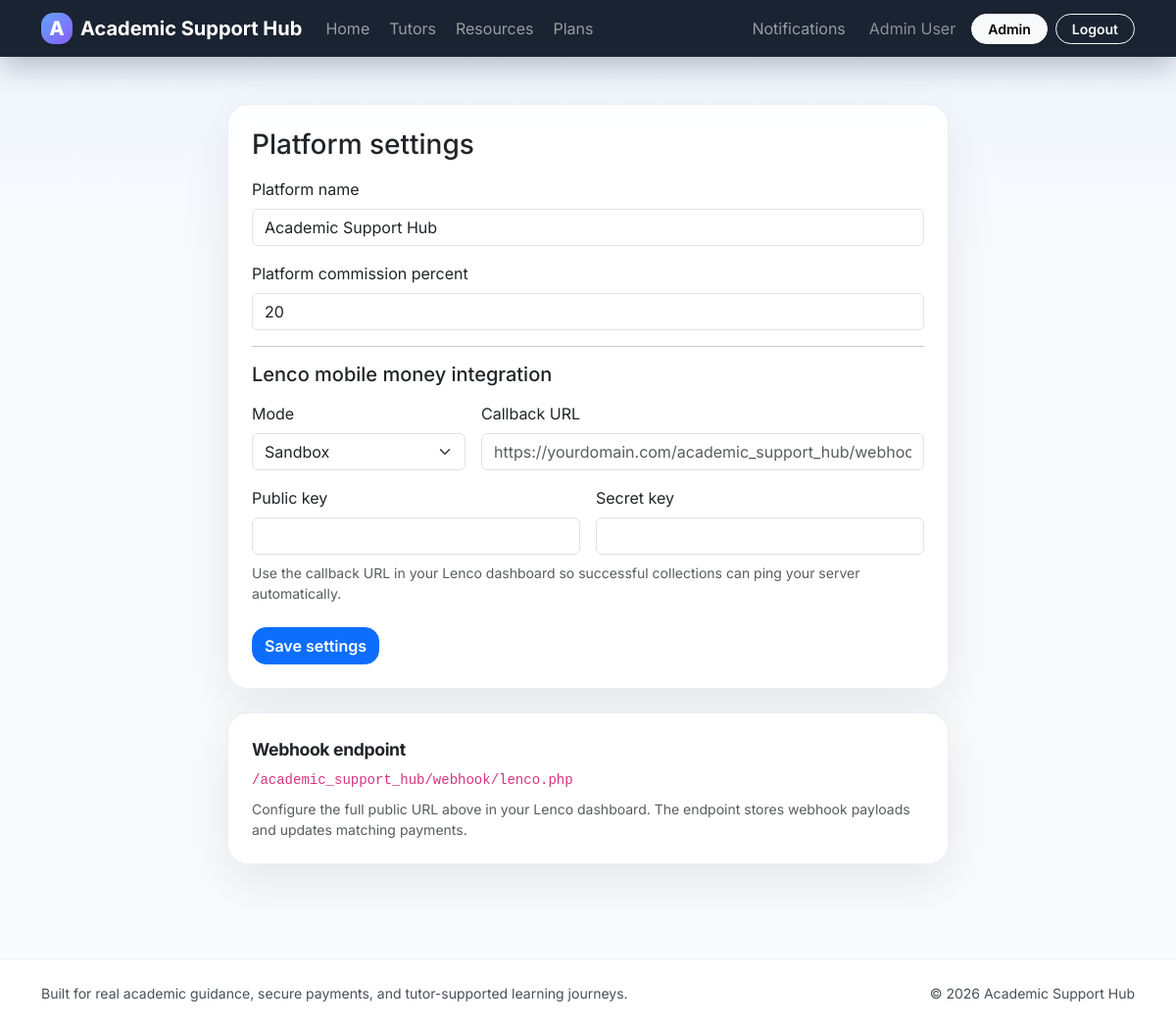
Screenshot of /admin/settings.php (signed in) with the database file from the repository.
### tables this page shows
CREATE TABLE settings (
    id INT UNSIGNED AUTO_INCREMENT PRIMARY KEY,
    setting_key VARCHAR(100) NOT NULL UNIQUE,
    setting_value TEXT NOT NULL
);

CREATE TABLE users (
    id INT UNSIGNED AUTO_INCREMENT PRIMARY KEY,
    name VARCHAR(150) NOT NULL,
    email VARCHAR(190) NOT NULL UNIQUE,
    password VARCHAR(255) NOT NULL,
    role ENUM('admin','student','tutor') NOT NULL DEFAULT 'student',
    university VARCHAR(190) NULL,
    bio TEXT NULL,
    avatar_path VARCHAR(255) NULL,
    created_at TIMESTAMP NOT NULL DEFAULT CURRENT_TIMESTAMP
);

### includes/functions.php (called while the page is built, shortened)
<?php
function app_url(string $path = ''): string
{
    $path = ltrim($path, '/');
    return BASE_URL . ($path !== '' ? '/' . $path : '');
}
function e(mixed $value): string
{
    return htmlspecialchars((string) $value, ENT_QUOTES, 'UTF-8');
}
function current_user(): ?array
{
    return $_SESSION['user'] ?? null;
}
function refresh_current_user(): void
{
    global $pdo;
    $stmt = $pdo->prepare('SELECT * FROM users WHERE id = :id LIMIT 1');
    $stmt->execute(['id' => (int) $_SESSION['user']['id']]);
}
function get_setting(string $key, string $default = ''): string
{
    global $pdo;
    $stmt = $pdo->prepare('SELECT setting_value FROM settings WHERE setting_key = :setting_key LIMIT 1');
    $stmt->execute(['setting_key' => $key]);
    $row = $stmt->fetch();
    return (string) ($row['setting_value'] ?? $default);
}

### includes/bootstrap.php (called while the page is built, shortened)
<?php
require_once __DIR__ . '/../config/config.php';
require_once __DIR__ . '/functions.php';
refresh_current_user();

### admin/settings.php (the view, shortened to what this page needs)
<?php
require_once __DIR__ . '/../includes/bootstrap.php';
include __DIR__ . '/../includes/header.php';
?>
<div class="row justify-content-center g-4">
    <div class="col-xl-8">
        <div class="card card-soft p-4 mb-4">
            <h1 class="h3 mb-3">Platform settings</h1>
            <form method="post">
                <div class="mb-3"><label class="form-label">Platform name</label><input class="form-control" type="text" name="platform_name" value="<?= e(get_setting('platform_name', APP_NAME)) ?>"></div>
                <div class="mb-3"><label class="form-label">Platform commission percent</label><input class="form-control" type="number" min="0" max="90" step="0.01" name="platform_commission_percent" value="<?= e(get_setting('platform_commission_percent', '20')) ?>"></div>
                <hr>
                <h2 class="h5 mb-3">Lenco mobile money integration</h2>
                <div class="row g-3">
                    <div class="col-md-4"><label class="form-label">Mode</label><select class="form-select" name="lenco_mode"><option value="sandbox" <?= get_setting('lenco_mode','sandbox')==='sandbox'?'selected':'' ?>>Sandbox</option><option value="live" <?= get_setting('lenco_mode')==='live'?'selected':'' ?>>Live</option></select></div>
                    <div class="col-md-8"><label class="form-label">Callback URL</label><input class="form-control" type="url" name="lenco_callback_url" value="<?= e(get_setting('lenco_callback_url')) ?>" placeholder="https://yourdomain.com/academic_support_hub/webhook/lenco.php"></div>
                    <div class="col-md-6"><label class="form-label">Public key</label><input class="form-control" type="text" name="lenco_public_key" value="<?= e(get_setting('lenco_public_key')) ?>"></div>
                    <div class="col-md-6"><label class="form-label">Secret key</label><input class="form-control" type="password" name="lenco_secret_key" value="<?= e(get_setting('lenco_secret_key')) ?>"></div>
                </div>
                <div class="form-text mt-2">Use the callback URL in your Lenco dashboard so successful collections can ping your server automatically.</div>
                <button class="btn btn-primary mt-4">Save settings</button>
            </form>
        </div>
        <div class="card card-soft p-4">
            <div class="section-title mb-2">Webhook endpoint</div>
            <code><?= e(app_url('webhook/lenco.php')) ?></code>
            <p class="text-muted small mt-2 mb-0">Configure the full public URL above in your Lenco dashboard. The endpoint stores webhook payloads and updates matching payments.</p>
        </div>
    </div>
</div>
<?php include __DIR__ . '/../includes/footer.php'; ?>

### includes/header.php (shortened to what this page needs)
<?php
$user = current_user();
$platformName = get_setting('platform_name', APP_NAME);
?>
<!doctype html>
<html lang="en">
<head>
    <link href="https://cdn.jsdelivr.net/npm/bootstrap@5.3.7/dist/css/bootstrap.min.css" rel="stylesheet">
    <link href="<?= app_url('assets/css/style.css') ?>" rel="stylesheet">
</head>
<body>
<nav class="navbar navbar-expand-lg navbar-dark glass-nav sticky-top">
    <div class="container">
        <a class="navbar-brand fw-bold d-flex align-items-center gap-2" href="<?= app_url() ?>">
            <span class="brand-mark">A</span>
            <span><?= e($platformName) ?></span>
        </a>
        <div class="collapse navbar-collapse" id="appNav">
            <ul class="navbar-nav me-auto mb-2 mb-lg-0 gap-lg-1">
                <li class="nav-item"><a class="nav-link" href="<?= app_url() ?>">Home</a></li>
                <li class="nav-item"><a class="nav-link" href="<?= app_url('tutors.php') ?>">Tutors</a></li>
                <li class="nav-item"><a class="nav-link" href="<?= app_url('resources.php') ?>">Resources</a></li>
                <li class="nav-item"><a class="nav-link" href="<?= app_url('pricing.php') ?>">Plans</a></li>
            </ul>
            <ul class="navbar-nav align-items-lg-center gap-lg-2">
                <?php if ($user): ?>
                    <li class="nav-item dropdown">
                        <a class="nav-link position-relative" href="#" data-bs-toggle="dropdown">Notifications</a>
                    </li>
                    <li class="nav-item"><span class="nav-link text-white-50"><?= e($user['name']) ?></span></li>
                    <?php if ($user['role'] === 'admin'): ?>
                        <li class="nav-item"><a class="btn btn-light btn-sm rounded-pill px-3" href="<?= app_url('admin/dashboard.php') ?>">Admin</a></li>
                    <?php elseif ($user['role'] === 'tutor'): ?>
                        <li class="nav-item"><a class="btn btn-light btn-sm rounded-pill px-3" href="<?= app_url('tutor/dashboard.php') ?>">Tutor panel</a></li>
                    <?php else: ?>
                        <li class="nav-item"><a class="btn btn-light btn-sm rounded-pill px-3" href="<?= app_url('student/dashboard.php') ?>">Student panel</a></li>
                    <?php endif; ?>
                    <li class="nav-item"><a class="btn btn-outline-light btn-sm rounded-pill px-3" href="<?= app_url('logout.php') ?>">Logout</a></li>
                <?php else: ?>
                    <li class="nav-item"><a class="btn btn-outline-light btn-sm rounded-pill px-3" href="<?= app_url('login.php') ?>">Login</a></li>
                    <li class="nav-item"><a class="btn btn-warning btn-sm rounded-pill px-3" href="<?= app_url('register.php') ?>">Create account</a></li>
                <?php endif; ?>
            </ul>
        </div>
    </div>
</nav>
<main class="py-4 py-lg-5">
    <div class="container">

### includes/footer.php (shortened to what this page needs)
    </div>
</main>
<footer class="footer-shell mt-5">
    <div class="container d-flex flex-column flex-md-row justify-content-between gap-2 small text-light-emphasis">
        <div>Built for real academic guidance, secure payments, and tutor-supported learning journeys.</div>
        <div>&copy; <?= date('Y') ?> <?= e(get_setting('platform_name', APP_NAME)) ?></div>
    </div>
</footer>
</body>
</html>

### assets/css/style.css (style rules this page uses)
:root { --bg:#081120;--surface:#ffffff;--muted:#64748b;--line:#e2e8f0;--brand:#2563eb;--brand-2:#8b5cf6;--success:#10b981;--warning:#f59e0b;--shadow:0 18px 50px rgba(15,23,42,.08); }
* { box-sizing:border-box }
body { font-family:Inter,system-ui,-apple-system,sans-serif;background:linear-gradient(180deg,#eff6ff 0%,#f8fafc 25%,#f8fafc 100%);color:#0f172a }
.glass-nav { background:rgba(8,17,32,.92);backdrop-filter:blur(14px);box-shadow:0 10px 30px rgba(2,6,23,.25) }
.brand-mark { display:inline-grid;place-items:center;width:2rem;height:2rem;border-radius:.8rem;background:linear-gradient(135deg,#60a5fa,#8b5cf6);font-weight:800 }
.card-soft,.metric-card,.pricing-card { border:1px solid rgba(226,232,240,.7);background:rgba(255,255,255,.92);backdrop-filter:blur(10px);border-radius:1.3rem;box-shadow:var(--shadow) }
.section-title { font-size:1.1rem;font-weight:700;letter-spacing:-.02em }
.footer-shell { padding:1.5rem 0;background:#fff;border-top:1px solid rgba(226,232,240,.8) }
.btn { border-radius:.9rem;font-weight:600 }

### rows the page displays
settings: setting_value "Academic Support Hub", platform_name "Academic Support Hub"
users: name "Admin User"
settings: platform_commission_percent "20"
settings: lenco_mode "Sandbox"

### other values shown
app_url('webhook/lenco.php') "/academic_support_hub/webhook/lenco.php"
